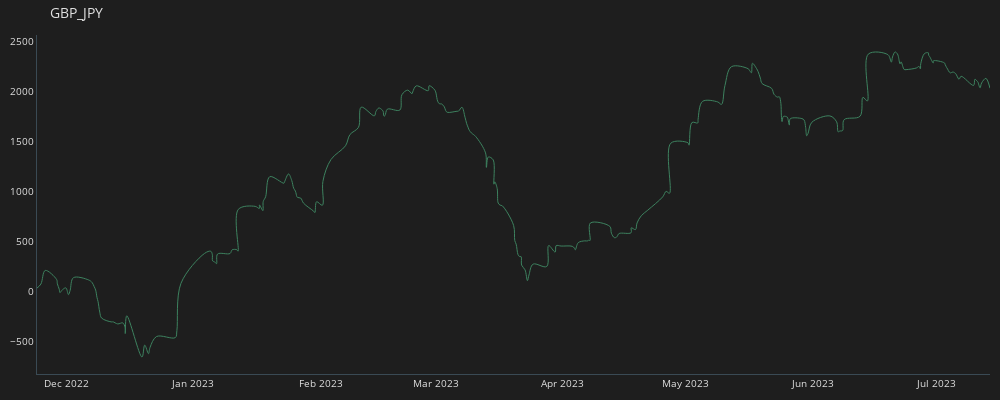

Notebook code cell kept with this figure:
### Code cell
plot_line(trades_gbp_jpy, "GBP_JPY")

### Figure 1 — Plotly figure (JSON) as saved in the notebook; plotly's stock layout.template omitted (floating-point values rounded to 4 significant figures; data arrays with more than 128 entries replaced by an {"elided": "..."} marker saying what was removed)
{"data": [{"line": {"color": "#3d825f", "shape": "spline", "width": 1}, "mode": "lines", "name": "GBP_JPY", "type": "scatter", "x": {"elided": "243 str values"}, "y": {"elided": "243 float values"}}], "layout": {"font": {"color": "#e1e1e1", "size": 10}, "height": 400, "margin": {"b": 15, "l": 15, "r": 10, "t": 35}, "paper_bgcolor": "#1e1e1e", "plot_bgcolor": "#1e1e1e", "title": {"text": "GBP_JPY"}, "width": 1000, "xaxis": {"linecolor": "#3a4a54", "linewidth": 1, "showgrid": false, "zeroline": false}, "yaxis": {"linecolor": "#3a4a54", "linewidth": 1, "showgrid": false, "zeroline": false}}}
